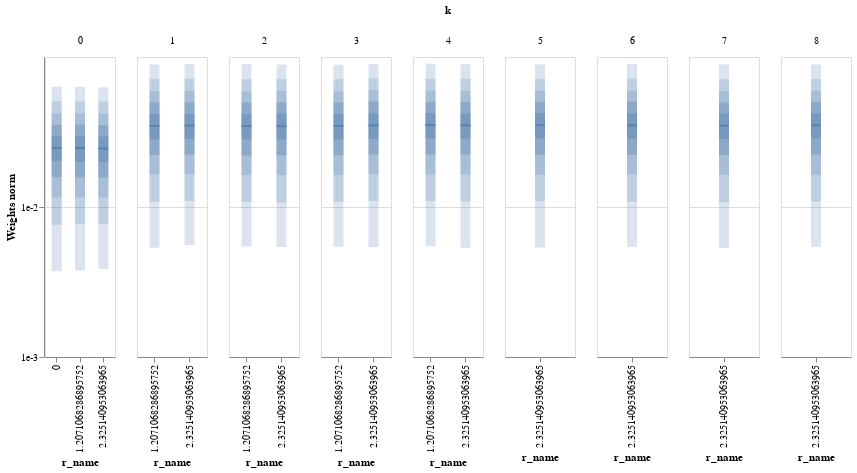

The code cell stored with this chart in its notebook:
### Code cell
base.plot_weights_dist(base.init_weights(100,500),  scale_type='log', wrange=(1e-3,1e-1))

### Figure 1 — Vega-Lite specification as saved in the notebook (floating-point values rounded to 4 significant figures)
{"config": {"view": {"continuousWidth": 400, "continuousHeight": 300}}, "data": {"name": "data-ca56d8d9fb9b75ecb44f2dccce3d4e3a"}, "facet": {"column": {"type": "quantitative", "field": "k"}}, "spec": {"layer": [{"mark": {"type": "tick", "thickness": 2, "width": 10, "xOffset": 0}, "encoding": {"x": {"type": "nominal", "field": "r_name"}, "y": {"type": "quantitative", "axis": {"format": "e", "values": [0.001, 0.01]}, "field": "median", "scale": {"domain": [0.001, 0.1], "type": "log"}, "title": "Weights norm"}}, "selection": {"selector002": {"type": "interval", "bind": "scales", "encodings": ["y"]}}, "width": 70}, {"mark": {"type": "bar", "opacity": 0.2, "width": 10, "xOffset": 0}, "encoding": {"x": {"type": "nominal", "field": "r_name"}, "y": {"type": "quantitative", "field": "-q0", "title": ""}, "y2": {"field": "q0"}}, "width": 70}, {"mark": {"type": "bar", "opacity": 0.2, "width": 10, "xOffset": 0}, "encoding": {"x": {"type": "nominal", "field": "r_name"}, "y": {"type": "quantitative", "field": "-q1", "title": ""}, "y2": {"field": "q1"}}, "width": 70}, {"mark": {"type": "bar", "opacity": 0.2, "width": 10, "xOffset": 0}, "encoding": {"x": {"type": "nominal", "field": "r_name"}, "y": {"type": "quantitative", "field": "-q2", "title": ""}, "y2": {"field": "q2"}}, "width": 70}, {"mark": {"type": "bar", "opacity": 0.3, "width": 10, "xOffset": 0}, "encoding": {"x": {"type": "nominal", "field": "r_name"}, "y": {"type": "quantitative", "field": "-q3", "title": ""}, "y2": {"field": "q3"}}, "width": 70}, {"mark": {"type": "bar", "opacity": 0.3, "width": 10, "xOffset": 0}, "encoding": {"x": {"type": "nominal", "field": "r_name"}, "y": {"type": "quantitative", "field": "-q4", "title": ""}, "y2": {"field": "q4"}}, "width": 70}]}, "resolve": {"scale": {"x": "independent"}}, "$schema": "https://vega.github.io/schema/vega-lite/v4.8.1.json", "datasets": {"data-ca56d8d9fb9b75ecb44f2dccce3d4e3a": [{"r_name": 0.0, "k": 0, "r": 0.0, "name": "k=0 r=0.0", "median": 0.02476, "q0": 0.06332, "-q0": 0.003727, "q1": 0.05062, "-q1": 0.007605, "q2": 0.04207, "-q2": 0.01163, "q3": 0.03531, "-q3": 0.01579, "q4": 0.0297, "-q4": 0.02024}, {"r_name": 1.207, "k": 0, "r": 1.207, "name": "k=0 r=1.2071068286895752", "median": 0.02471, "q0": 0.0633, "-q0": 0.00378, "q1": 0.05062, "-q1": 0.007694, "q2": 0.04219, "-q2": 0.01159, "q3": 0.03547, "-q3": 0.01572, "q4": 0.02969, "-q4": 0.02001}, {"r_name": 2.325, "k": 0, "r": 2.325, "name": "k=0 r=2.325140953063965", "median": 0.02449, "q0": 0.06296, "-q0": 0.003862, "q1": 0.05047, "-q1": 0.007715, "q2": 0.04193, "-q2": 0.01159, "q3": 0.03509, "-q3": 0.01572, "q4": 0.02948, "-q4": 0.01995}, {"r_name": 1.207, "k": 1, "r": 1.207, "name": "k=1 r=1.2071068286895752", "median": 0.03472, "q0": 0.08919, "-q0": 0.005348, "q1": 0.07138, "-q1": 0.01083, "q2": 0.05921, "-q2": 0.01649, "q3": 0.04987, "-q3": 0.02218, "q4": 0.04189, "-q4": 0.02829}, {"r_name": 2.325, "k": 1, "r": 2.325, "name": "k=1 r=2.325140953063965", "median": 0.03493, "q0": 0.08982, "-q0": 0.005575, "q1": 0.07153, "-q1": 0.01098, "q2": 0.05961, "-q2": 0.01651, "q3": 0.05001, "-q3": 0.02237, "q4": 0.04188, "-q4": 0.02843}, {"r_name": 1.207, "k": 2, "r": 1.207, "name": "k=2 r=1.2071068286895752", "median": 0.03469, "q0": 0.08932, "-q0": 0.005458, "q1": 0.0711, "-q1": 0.0108, "q2": 0.05911, "-q2": 0.01631, "q3": 0.04974, "-q3": 0.02209, "q4": 0.04168, "-q4": 0.02819}, {"r_name": 2.325, "k": 2, "r": 2.325, "name": "k=2 r=2.325140953063965", "median": 0.03457, "q0": 0.08905, "-q0": 0.005421, "q1": 0.07143, "-q1": 0.01068, "q2": 0.0593, "-q2": 0.01632, "q3": 0.04981, "-q3": 0.02214, "q4": 0.04186, "-q4": 0.02819}, {"r_name": 1.207, "k": 3, "r": 1.207, "name": "k=3 r=1.2071068286895752", "median": 0.03465, "q0": 0.08869, "-q0": 0.005425, "q1": 0.07097, "-q1": 0.01082, "q2": 0.05901, "-q2": 0.01633, "q3": 0.04981, "-q3": 0.02212, "q4": 0.04178, "-q4": 0.02819}, {"r_name": 2.325, "k": 3, "r": 2.325, "name": "k=3 r=2.325140953063965", "median": 0.03501, "q0": 0.08997, "-q0": 0.005418, "q1": 0.07206, "-q1": 0.01095, "q2": 0.06008, "-q2": 0.01653, "q3": 0.05054, "-q3": 0.02245, "q4": 0.04218, "-q4": 0.02841}, {"r_name": 1.207, "k": 4, "r": 1.207, "name": "k=4 r=1.2071068286895752", "median": 0.03519, "q0": 0.09005, "-q0": 0.005481, "q1": 0.07173, "-q1": 0.01091, "q2": 0.05972, "-q2": 0.01651, "q3": 0.05021, "-q3": 0.02246, "q4": 0.04232, "-q4": 0.0286}, {"r_name": 2.325, "k": 4, "r": 2.325, "name": "k=4 r=2.325140953063965", "median": 0.03504, "q0": 0.08963, "-q0": 0.005355, "q1": 0.07152, "-q1": 0.01088, "q2": 0.05936, "-q2": 0.01643, "q3": 0.05003, "-q3": 0.0224, "q4": 0.04222, "-q4": 0.02853}, {"r_name": 2.325, "k": 5, "r": 2.325, "name": "k=5 r=2.325140953063965", "median": 0.0351, "q0": 0.08947, "-q0": 0.005367, "q1": 0.07148, "-q1": 0.01093, "q2": 0.0596, "-q2": 0.01643, "q3": 0.05032, "-q3": 0.02238, "q4": 0.04233, "-q4": 0.02854}, {"r_name": 2.325, "k": 6, "r": 2.325, "name": "k=6 r=2.325140953063965", "median": 0.03504, "q0": 0.09, "-q0": 0.005425, "q1": 0.07202, "-q1": 0.01082, "q2": 0.0598, "-q2": 0.01648, "q3": 0.05028, "-q3": 0.02226, "q4": 0.04218, "-q4": 0.02847}, {"r_name": 2.325, "k": 7, "r": 2.325, "name": "k=7 r=2.325140953063965", "median": 0.0348, "q0": 0.08932, "-q0": 0.005333, "q1": 0.07106, "-q1": 0.01077, "q2": 0.05914, "-q2": 0.01642, "q3": 0.04973, "-q3": 0.02223, "q4": 0.04184, "-q4": 0.02836}, {"r_name": 2.325, "k": 8, "r": 2.325, "name": "k=8 r=2.325140953063965", "median": 0.03507, "q0": 0.08899, "-q0": 0.005431, "q1": 0.07121, "-q1": 0.01087, "q2": 0.05937, "-q2": 0.01632, "q3": 0.05008, "-q3": 0.02243, "q4": 0.04217, "-q4": 0.02854}]}}
